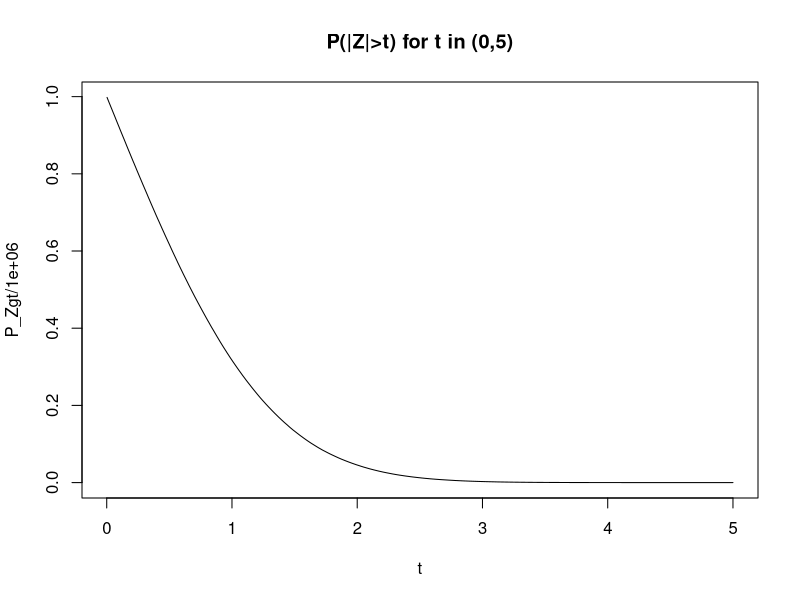
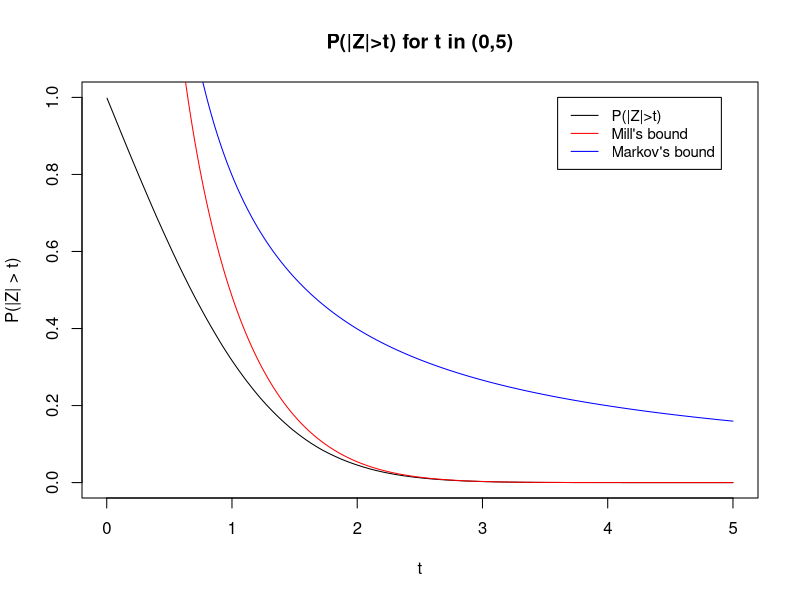

Generate these figures, in order, with R:
# Exercise 4.6 -[4.6.R]
# Plotting P(Z > t) as a function of t
Z = rnorm(1000000)
t = 1:2000/400 # t goes from 0 to 5
P_Zgt = rep(0, length(t))

for (i in 1:length(t)) {
  P_Zgt[i] = sum(abs(Z) > t[i])
} 
plot(t, P_Zgt/1e6, type="l",
     main="P(|Z|>t) for t in (0,5)")

# Markov's inequality E[|Z|]/t 
M1 = sqrt(2/pi)/t

# Mill's inequality
M2 = sqrt(2/pi)*exp(-t^2/2)/t

pdf("~/AllStatistics/files/ch4_6.pdf", width = 7, height = 5)
plot(t, P_Zgt/1e6, type="l",
     main="P(|Z|>t) for t in (0,5)",
     xlab = "t", ylab = "P(|Z| > t)", ylim=c(0, 1))
lines(t, M1, col="blue")
lines(t, M2, col="red")
legend(3.6, 1, legend=c("P(|Z|>t)", "Mill's bound","Markov's bound"),
       col=c("black","red", "blue"), lty=1, cex=0.9)
dev.off()

# Verifying the expected value E[|Z|] and var(|Z|) 
Z2 = rnorm(10000000)
mean(abs(Z2))
sqrt(2/pi)
